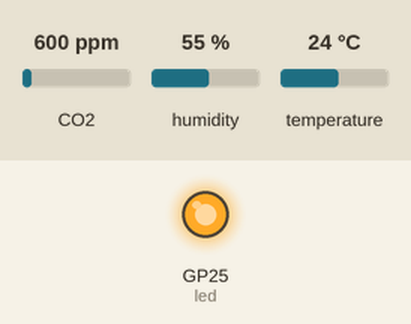
Recording of a program running on a simulated Raspberry Pi Pico running MicroPython. Parts: output pins drawn as LEDs (lit = HIGH). The test bench sets the inputs (shaded band); at power-on: CO2 600 ppm, humidity 55 %, temperature 24 °C. WiFi joins after 1.5 s; no MQTT or app messages arrive unless stated; values from a settings file that is not in the repository are placeholders; what the program prints to the serial console is not drawn.

Above: at 14.36 s.
At 29.4 s:
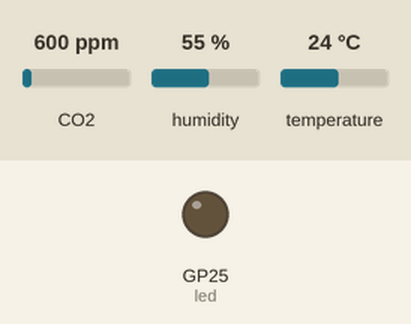
Timing chart, 0 to 53.5 s (numbered marks = the images above):
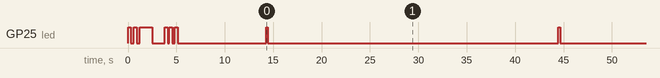

Measured:
- by itself, GP25 (led): HIGH → LOW at 0.30 s, → HIGH 0.30 s later, → LOW 0.30 s later, → HIGH 0.30 s later, … (19 changes in this stretch)

The program:

main.py
```python
import network
import time
from machine import Pin, I2C
import ujson
from umqtt.robust import MQTTClient
from scd4x import SCD4X
import time
import config

#---------- STATIC VALUES -----------
# Publishing interval (seconds)
PUBLISH_INTERVAL = 30
# MQTT setup
MQTT_BROKER = config.mqtt_server
MQTT_TOPIC = config.mqtt_topic
MQTT_USER = config.mqtt_username
MQTT_PASS = config.mqtt_password
MQTT_SSL_PARAMS = {'server_hostname': MQTT_BROKER}
MQTT_SSL = False
MQTT_KEEPALIVE = 120
MQTT_PORT = 0
# Wi-Fi credentials
SSID = config.wifi_ssid
PASSWORD = config.wifi_password

#---------- VISUAL FEEDBACK -----------
# check visually that main.py is running on microcontroller
led = machine.Pin("LED", machine.Pin.OUT)

def blink(n=3, delay=0.3):
    for _ in range(n):
        led.toggle()
        time.sleep(delay)
    led.off()

def reconnect_mqtt(client, MQTT_TOPIC):
    try:
        client.connect()  # try to reconnect
        client.publish(MQTT_TOPIC + "/status", b"online", retain=True)
    except Exception as e:
        print("Reconnection failed:", e)

blink(5)  # boot-up blink sequence


#---------- WiFi Connection -----------
wlan = network.WLAN(network.STA_IF)
wlan.active(True)
wlan.connect(SSID, PASSWORD)

# Wait for connection
max_wait = 15
while max_wait > 0:
    led.toggle()
    if wlan.isconnected():
        blink(2)
        print("Wi-Fi connected")
        break
    print("Waiting for Wi-Fi...")
    max_wait -= 1
    time.sleep(1)

if not wlan.isconnected():
    print("Wi-Fi failed to connect")
    blink(20, 0.1)
    machine.reset()  # optional: reset and try again


#---------- MQTT Connection -----------
client = MQTTClient(b"pico1",
                    server=MQTT_BROKER,
                    port=MQTT_PORT,
                    user=MQTT_USER,
                    password=MQTT_PASS,
                    keepalive=MQTT_KEEPALIVE,
                    ssl=MQTT_SSL,
                    ssl_params=MQTT_SSL_PARAMS
                    )

client.set_last_will(MQTT_TOPIC + "/status", b"offline", retain=True)

try:
    client.connect()
    client.publish(MQTT_TOPIC + "/status", b"online", retain=True)
    print("Connected to MQTT")
    blink(3)
except Exception as e:
    print("MQTT connection failed:", e)
    blink(10, 0.1)
    machine.reset()


#---------- Sensor setup -----------
print("Waiting for sensor to power up...")
time.sleep(3)
i2c = I2C(0, scl=Pin(1), sda=Pin(0), freq=10000)
# Try to find the sensor on the bus
found = False
for i in range(10):
    devices = i2c.scan()
    print("I2C scan:", devices)
    if 0x62 in devices:  # 0x62 is the SCD4x address
        found = True
        break
    time.sleep(1)

if found:
    sensor = SCD4X(i2c)
else:
    print("Sensor not found, halting")
    for _ in range(3):
        blink(1, 0.2)
        time.sleep(1)


for i in range(3):
    try:
        sensor.start_periodic_measurement()
        print("Warming up...")
        time.sleep(6)
        print("Sensor measurement started")
        break
    except Exception as e:
        print(f"Sensor init attempt {i+1} failed:", e)
        time.sleep(2)
else:
    print("Sensor failed to start after retries")
    blink(10, 0.1)
    machine.reset()


#---------- MAIN LOOP -----------
no_data_count = 0
while True:
    try:
        try:
            # important to establish connection with MQTT broker and prevent keepalive timeout
            client.check_msg()
        except Exception as e:
            print("Error receiving MQTT messages:", e)

        if not wlan.isconnected():
            print("Wi-Fi dropped, reconnecting...")
            wlan.connect(SSID, PASSWORD)
            time.sleep(5)
        print("Waiting for sensor measurement...")
        if sensor.data_ready:
            co2 = sensor.CO2
            temp = round(sensor.temperature, 2)
            hum = round(sensor.relative_humidity, 2)

            payload = ujson.dumps({
                "co2": co2,
                "temperature": temp,
                "humidity": hum
            })

            MAX_RETRIES = 3
            retry = 0
            no_data_count = 0

            while retry < MAX_RETRIES:
                try:
                    client.publish(MQTT_TOPIC, payload)
                    print("Published:", payload)
                    led.on()
                    time.sleep(0.2)
                    led.off()
                    break
                except Exception as e:
                    print("MQTT publish failed:", e)
                    retry += 1
                    reconnect_mqtt(client, MQTT_TOPIC)
                    time.sleep(2)
        else: #if not sensor.data_ready
            no_data_count += 1
            if no_data_count > 3:
                print("Sensor not responding, restarting measurement")
                sensor.start_periodic_measurement()
                time.sleep(6)
                no_data_count = 0

        # ping the MQTT broker to not loose connection
        try:
            client.ping()
        except Exception as e:
            print("MQTT ping failed:", e)
            reconnect_mqtt(client, MQTT_TOPIC)

        # publishing interval
        time.sleep(PUBLISH_INTERVAL)

    except Exception as e:
        print("Error in main loop:", e)
        blink(8, 0.1)
        reconnect_mqtt(client, MQTT_TOPIC)
```
